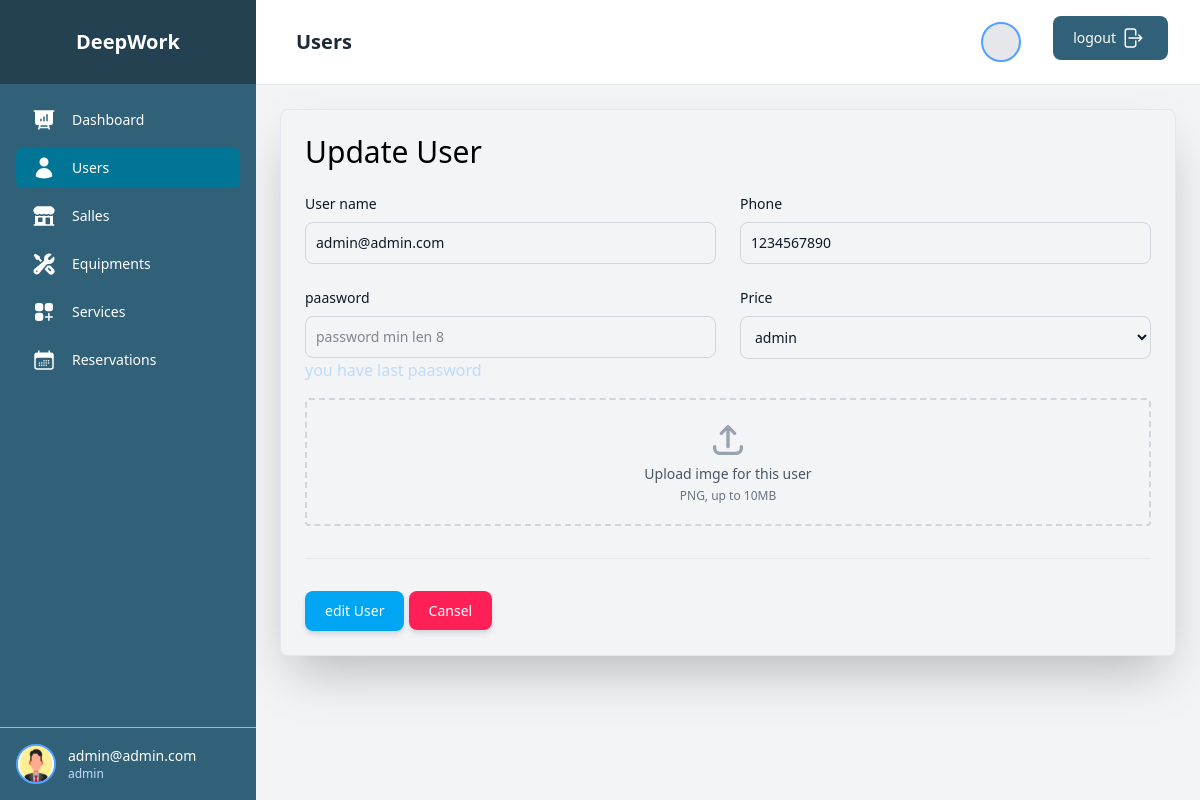
Page /user/edit/43 (signed in) on the committed database.
### user/models.py (models this page shows)
class User(AbstractUser):
    ROLE = (
        ('admin', 'admin'),
        ('staff', 'ataff'),
        ('client', 'client'),
    )
    role = models.CharField(max_length=10, choices=ROLE, default='client')
    phone = models.CharField(max_length=15, blank=True, null=True)
    photo = models.CharField( blank=True, null=True)
    def __str__(self):
        return self.username

### user/views.py (the view)
# urls.py: path('edit/<str:id>', equipmentView.edit_page , name ='equipment_create_edit'),
    @staticmethod
    @login_required
    def edit_page(request, id) :
        UserView.inisalisation()
        user = UserDb.get_user_by_id(id)
        if not UserView.is_update :
            UserView.user["username"] = user.username
            UserView.user["role"] = user.role
            UserView.user["phone"] = user.phone
            UserView.user["photo"] = user.photo
            UserView.id_update = id
            UserView.is_update = True
        print(user)
        return render(request, 'add_user.html' ,{"user" :UserView.user  , "errors" :UserView.errors , "is_update" : UserView.is_update ,"title" : "Users"} )

### user/db.py (called while the page is built)
    def get_user_by_id(id):
        user = User.objects.get(id=id)
        return user

### user/views.py (called while the page is built)
    def inisalisation():
            UserView.user = {
                  "username" : "",
                    "role" : "",
    "phone": "",
    "password" : "",
    "photo": ""
            }
            UserView.errors = {}
            UserView.is_update = False
            UserView.id_update = None
            print("qwertyuiopdiegf0g 08ueft8uefvtudgf0v8ud0fv8ud8edvft ")

### user/templates/add_user.html (shortened to what this page needs)
{% extends 'menu.html' %}
{% block content %}
        <div class="p-6 space-y-6 contrast border-slate-200		 rounded-lg   border shadow-2xl ">
            <h3 class="text-3xl"> {% if is_update %}
            Update
            {% else %}
            Create
            {% endif %}  User</h3>
                <form action={% url 'save'  %} enctype="multipart/form-data" method="post">
                    <div class="grid grid-cols-6 gap-6">
                        <div class="col-span-6 sm:col-span-3">
                            <label for="product-name" class="block mb-2 text-sm font-medium text-gray-900">User name</label>
                            <input type="text" name="username"  value ={{user.username }} "" class="shadow-lg-sm border border-gray-300 text-gray-900 sm:text-sm rounded-lg focus:ring-2 focus:ring-fuchsia-50 focus:border-fuchsia-300 block w-full p-2.5" placeholder="Username has @ . " >
                        </div>
                        <div class="col-span-6 sm:col-span-3">
                            <label for="category" class="block mb-2 text-sm font-medium text-gray-900">Phone</label>
                            <input type="text" name="phone" value ={{user.phone }} "" class="shadow-lg-sm border border-gray-300 text-gray-900 sm:text-sm rounded-lg focus:ring-2 focus:ring-fuchsia-50 focus:border-fuchsia-300 block w-full p-2.5" placeholder="+121-620-211026" >
                        </div>
                        <div class="col-span-6 sm:col-span-3">
                            <label for="paasword" class="block mb-2 text-sm font-medium text-gray-900">paasword</label>
                            <input type="text" name="password" value ={{user.password }} "" class="shadow-lg-sm border border-gray-300 text-gray-900 sm:text-sm rounded-lg focus:ring-2 focus:ring-fuchsia-50 focus:border-fuchsia-300 block w-full p-2.5" placeholder="password min len 8" >
                            {% if is_update %}
                          <p class="text-blue-200">   you have last paasword </p>
                            {% endif %}
                        </div>
                        <div class="col-span-6 sm:col-span-3">
                            <label for="price" class="block mb-2 text-sm font-medium text-gray-900">Price</label>
                                <select id="countries" name="role"  class="shadow-lg-sm border border-gray-300 text-gray-900 sm:text-sm rounded-lg focus:ring-2 focus:ring-fuchsia-50 focus:border-fuchsia-300 block w-full p-2.5">
                                <option value="admin" {% if user.role == "admin"  %} selected {% endif %}>admin</option>
                                </select>
                        </div>
                    </div>
                    <div class="flex justify-center items-center mt-4 w-full">
                        <label class="flex flex-col w-full h-32 rounded border-2 border-gray-300 border-dashed cursor-pointer hover:bg-gray-50">
                          <div class="flex flex-col justify-center items-center pt-5 pb-6">
                            <svg class="w-10 h-10 text-gray-400" fill="none" stroke="currentColor" viewBox="0 0 24 24" xmlns="http://www.w3.org/2000/svg"><path stroke-linecap="round" stroke-linejoin="round" stroke-width="2" d="M4 16v1a3 3 0 003 3h10a3 3 0 003-3v-1m-4-8l-4-4m0 0L8 8m4-4v12"></path></svg>
                            <p class="py-1 text-sm text-gray-600">Upload imge for this user</p>
                            <p class="text-xs text-gray-500">PNG, up to 10MB</p>
                          </div>
                        </label>
                    </div>
                    <hr class="h-px my-8 bg-gray-200 border-0 dark:bg-gray-700">
                    <button class="text-white font-medium text-sm px-5 py-2.5 text-center rounded-lg bg-gradient-to-br from-sky-500 to-sky-500 shadow-md shadow-gray-300 hover:scale-[1.02] transition-transform" type="submit"> {% if is_update %}
                    edit
                    {% else %}
                    Add
                    {% endif %}  User
                    </button>
                    <a href = {% url 'list_users'  %} class="text-white font-medium text-sm px-5 py-2.5 text-center rounded-lg bg-gradient-to-br from-rose-500 to-rose-500 shadow-md shadow-gray-300 hover:scale-[1.02] transition-transform" >
                     Cansel</a>
                </div>
        </div>
{% endblock %}

### templates/menu.html (shortened to what this page needs)
{% load static tailwind_tags %}
<!DOCTYPE html>
<html lang="en">
<head>
    {% tailwind_css %}
</head>
<body class="bg-gray-100 font-sans">
    <div class="flex h-screen overflow-hidden">
        <div class="hidden md:flex md:flex-shrink-0">
            <div class="flex flex-col w-64 bg-[#316179]  text-white">
                <div class="flex items-center justify-center h-21 px-4 bg-[#234151] ">
                    <span class="text-xl font-semibold">DeepWork</span>
                </div>
                <div class="flex flex-col flex-grow px-4 py-4 overflow-y-auto">
                    <nav class="flex-1 space-y-2">
                    {% if user.role == 'admin' %}
                        <a href={% url "dashboard_page" %} class="flex items-center px-4 py-2 text-sm font-medium rounded-md  {% if title == 'Dashboard' %}bg-cyan-700 {% endif %} hover:bg-cyan-700 text-white ">
                            Dashboard
                        </a>
                        <a href={% url "list_users" %} class="flex {% if title == 'Users' %}bg-cyan-700 {% endif %} items-center px-4 py-2 text-sm font-medium rounded-md hover:bg-cyan-700 text-white">
                            Users
                        </a>
                    {% endif %}
                        <a href={% url "salle_list" %} class="flex {% if title == 'Salles' %}bg-cyan-700 {% endif %} items-center px-4 py-2 text-sm font-medium rounded-md hover:bg-cyan-700 text-white">
                            Salles
                        </a>
                        <a href={% url "equipment_list" %} class="flex {% if title == 'Equipments' %}bg-cyan-700 {% endif %} items-center px-4 py-2 text-sm font-medium rounded-md hover:bg-cyan-700 text-white">
                            Equipments
                        </a>
                        <a href={% url "service_list" %} class="flex {% if title == 'Services' %}bg-cyan-700 {% endif %} items-center px-4 py-2 text-sm font-medium rounded-md hover:bg-cyan-700 text-white">
                            Services
                        </a>
                        <a href={% url "list_page_staff" %} class="flex {% if title == 'Reservations' %}bg-cyan-700 {% endif %} items-center px-4 py-2 text-sm font-medium rounded-md hover:bg-cyan-700 text-white">
                            Reservations
                        </a>
                    </nav>
                </div>
                <div class="p-4 border-t border-[#97b8c9] ">
                    <div class="flex items-center">
                    <img class="h-10 w-10 rounded-full cursor-pointer bg-gray-200 border-2 border-blue-400"></img>
                        <div class="ml-3">
                            <p class="text-sm font-medium">{{ user.username }}</p>
                            <p class="text-xs text-blue-200">{{ user.role }}</p>
                        </div>
                    </div>
                </div>
            </div>
        </div>
        <div class="flex flex-col flex-1 overflow-hidden">
            <header class="flex items-center justify-between px-6 py-4 bg-white border-b border-gray-200">
                <div class="flex items-center">
                    <h1 class="text-xl font-semibold text-gray-800 ml-4">{{title}}</h1>
                </div>
                <div class="flex items-center space-x-4">
                    <div class="relative flex justify-evenly">
    <button class="flex items-center focus:outline-none mr-4">
        <img class="h-10 w-10 rounded-full cursor-pointer bg-gray-200 border-2 border-blue-400">
    </button>
    <a class="ml-4"  href= {% url "logout" %}>
        <button type="button" class="text-white bg-[#316179] hover:bg-[#316179]/90 focus:ring-4 focus:outline-none focus:ring-[#050708]/50 font-medium rounded-lg text-sm px-5 py-2.5 text-center inline-flex items-center dark:focus:ring-[#050708]/50 dark:hover:bg-[#050708]/30 me-2 mb-2">
            logout
            <div class="mx-1">
            </div>
        </button>
    </a>
</div>
                </div>
            </header>
            <main class="flex-1 overflow-y-auto p-6 bg-gray-100">
                  {% block content %}{% endblock %}
        </div>
</body>
</html>

### rows in the picture
User: username "admin@admin.com", role "admin", phone "1234567890"

### other values in the picture
{{ title }} "Users"
